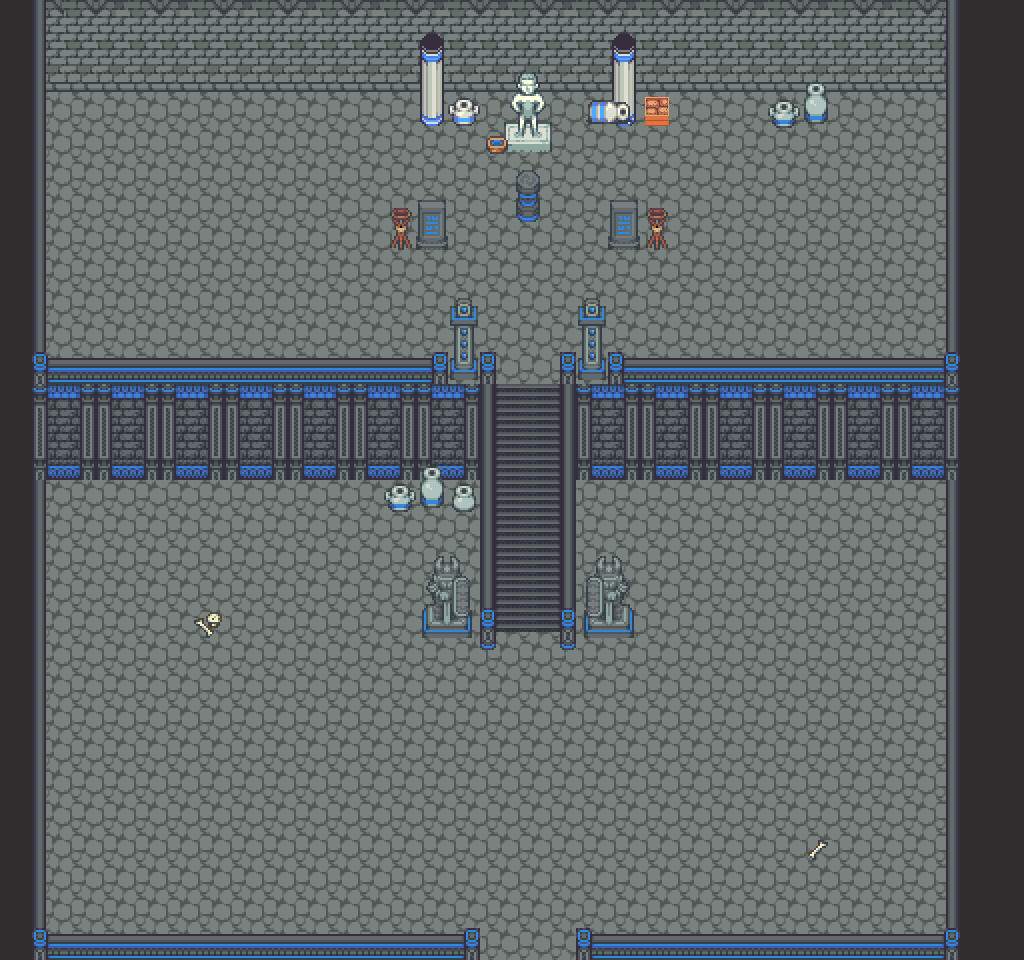

Tiled map render using the project's own tile images. Description and the map definition, with tile-layer contents summarised, below:
An orthogonal 32x30 tile map with 32x32 px tiles, 3 tile layers (Tile Layer 1, Tile Layer 2, Tile Layer 3), 7 tilesets.

<map version="1.10" tiledversion="1.10.2" orientation="orthogonal" renderorder="right-down" width="32" height="30" tilewidth="32" tileheight="32" infinite="0" nextlayerid="4" nextobjectid="1">
 <tileset firstgid="1" source="tf_dd_B_2.tsx" />
 <tileset firstgid="257" source="tf_ff_tileB_stone.tsx" />
 <tileset firstgid="513" source="tileB_dungeon.tsx" />
 <tileset firstgid="769" source="tf_B_ruins1.tsx" />
 <tileset firstgid="1025" source="atlas_32x.tsx" />
 <tileset firstgid="1793" source="tileB_fortA.tsx" />
 <tileset firstgid="2049" source="icons.tsx" />
 <layer id="1" name="Tile Layer 1" width="32" height="30">
  <data>[960 cells, 900 non-empty, 2 distinct tile ids]</data>
 </layer>
 <layer id="2" name="Tile Layer 2" width="32" height="30">
  <data>[960 cells, 399 non-empty, 50 distinct tile ids]</data>
 </layer>
 <layer id="3" name="Tile Layer 3" width="32" height="30">
  <data>[960 cells, 52 non-empty, 22 distinct tile ids]</data>
 </layer>
</map>
